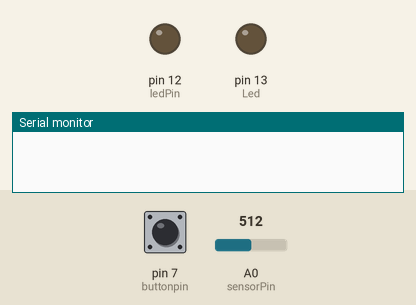
The sketch below on a simulated Arduino Uno, built with avr-gcc and run on an emulated ATmega328P. Shown: output pins drawn as LEDs (lit = HIGH), the last lines printed to the serial monitor. The test bench sets the inputs (shaded band); at power-on: pin 7 (buttonpin) LOW, A0 (sensorPin) = 512.

Above: at 0.1 s.
At 1.3 s:
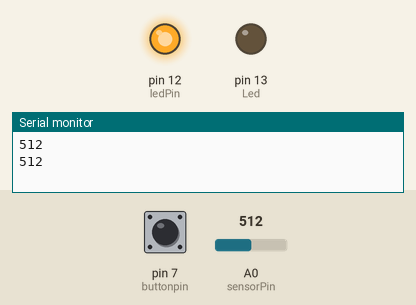
1.4 s: pin 7 (buttonpin) pulled HIGH for 0.65 s
At 2.7 s:
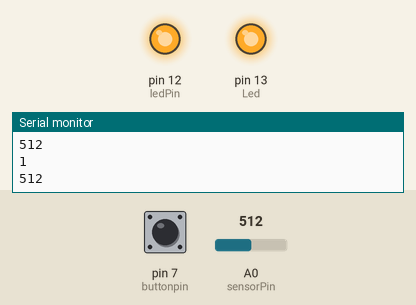
Timing chart, 0 to 4.4 s (numbered marks = the images above; inputs shaded):
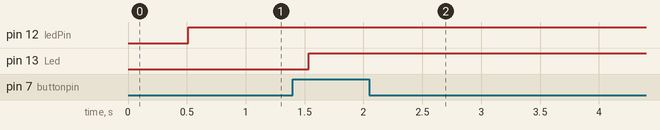

The sketch:

test_clap.ino
```cpp
int Led = 13;
int ledPin = 12;
int buttonpin = 7;
int sensorPin = A0;

int sensorValue = 0;
float b=0.6;

int val;

void setup()
{

  Serial.begin(9600);

  pinMode(Led, OUTPUT);
  pinMode(ledPin, OUTPUT);
  pinMode(buttonpin, INPUT);
}
void loop()

{

  sensorValue = analogRead(sensorPin);
//  digitalWrite(ledPin, HIGH);

  delay(sensorValue);
//
//  digitalWrite(ledPin, LOW);

//  delay(sensorValue);

  Serial.println(sensorValue, DEC);

  val = digitalRead(buttonpin);
//  Serial.println(val);
  if (val>b){
digitalWrite(Led, HIGH);
Serial.println(val);
}

else

{

  digitalWrite(ledPin, HIGH);
}
}
```

Measured:
- after the input at 1.4 s, pin 13 (Led): LOW → HIGH after 0.14 s
